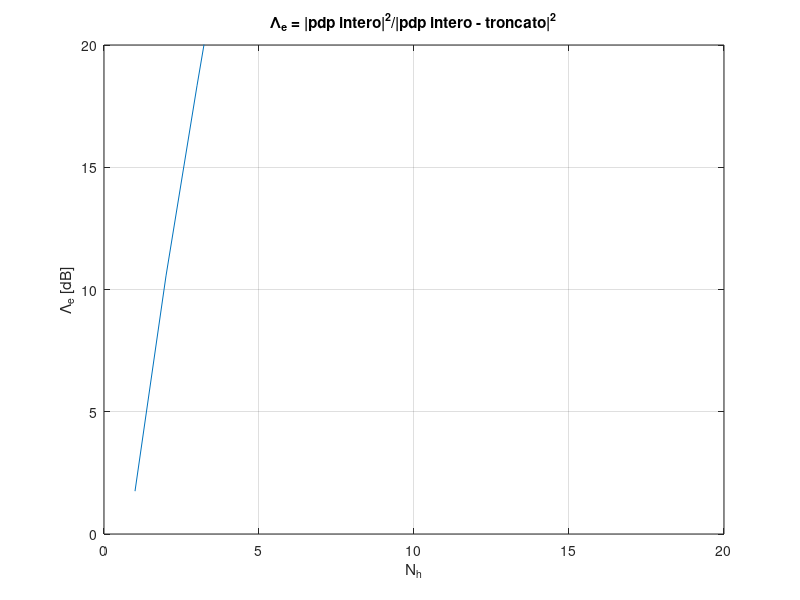
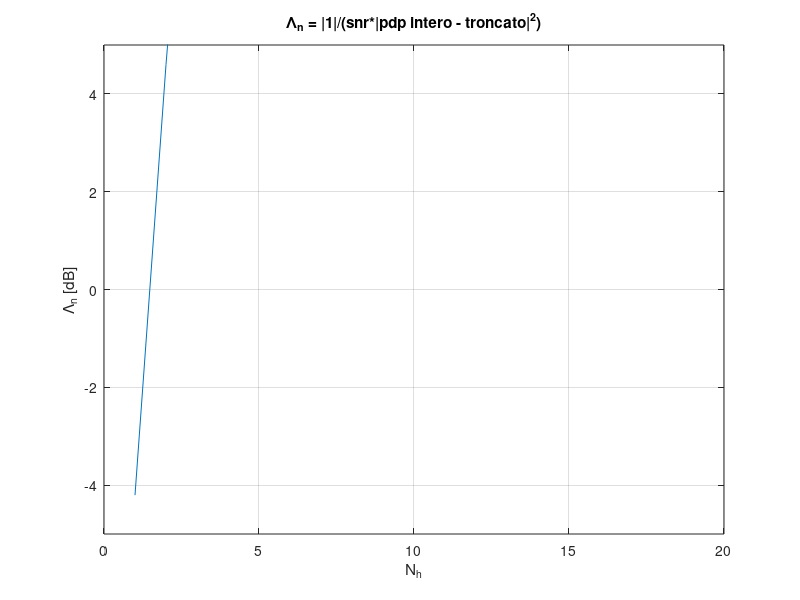
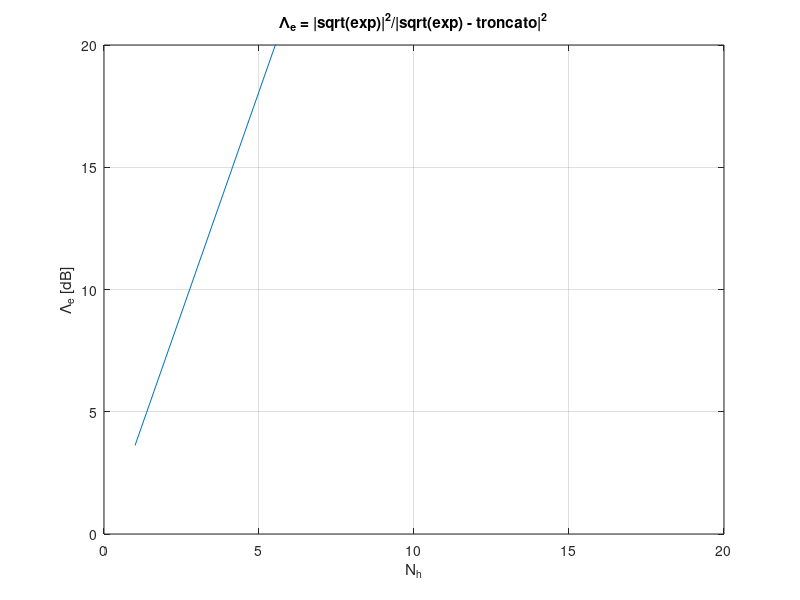
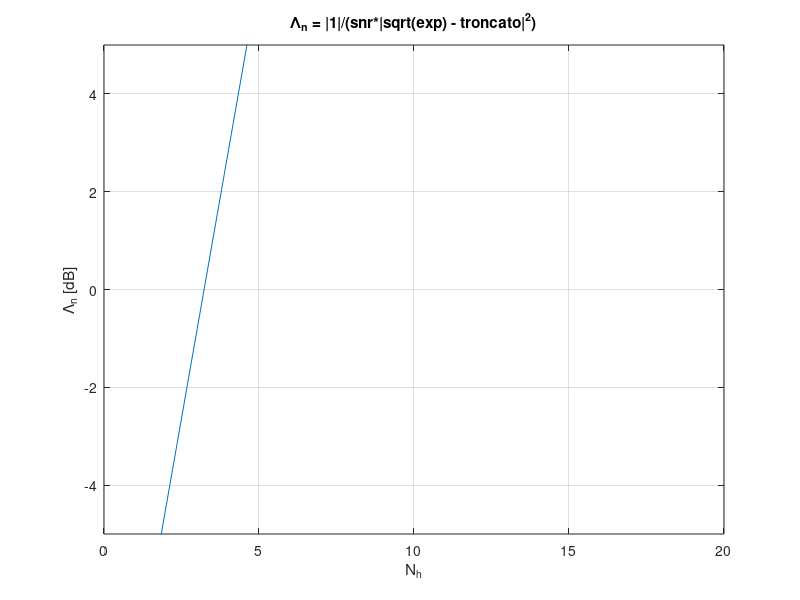

Write MATLAB code to recreate these figures, in order.
clear all;
close all;
clc;

Tc = 1; % This is the smallest time interval we want to simulate
T = 4*Tc;   % Time sampling interval of the input of the channel
tau_rms = 0.3*T;  % Tc = 1, as it is the fundamental sampling time
Kdb = 3; % 3 dB
K = 10^(Kdb/10);
C = sqrt(K/(K + 1));
M_d = 1-C^2;
snr = 10; %dB
snr_lin = 10^(snr/10);


for N_h = 1:20; % To be determined
    % note that for this choice of final_tau
    h = 1/tau_rms*exp(-(0:899)*Tc/tau_rms);
    h = h/sum(h); % complete & normalized pdp, without truncation
    hhat = zeros(1, 900);
    hhat(1:N_h) = 1/tau_rms*exp(-(0:N_h-1)*Tc/tau_rms);
    hhat = hhat/sum(hhat); % truncated & normalized pdp
    deltah = h - hhat; %NOTE: h = E(|g_i|^2)
    
    power_h(N_h) = sum(abs(h).^2);
    residual_power(N_h) = sum(abs(deltah).^2);
    
    lambda_n(N_h) = 1/(snr_lin * residual_power(N_h));
end

figure, plot(10*log10(power_h./residual_power)), grid on
title('\Lambda_e = |pdp intero|^2/|pdp intero - troncato|^2')
xlabel('N_h')
ylabel('\Lambda_e [dB]')
ylim([0, 20])

figure, plot(10*log10(lambda_n)), grid on
title('\Lambda_n = |1|/(snr*|pdp intero - troncato|^2)')
xlabel('N_h')
ylabel('\Lambda_n [dB]')
ylim([-5, 5])

%%
% What if we consider the sqrt of the exp, since it is the pdp? Note that
% these considerations come from filtering theory, where everything is
% referred to filter coefficients and not to powers

for N_h = 1:20; % To be determined
    % note that for this choice of final_tau
    h = sqrt(1/tau_rms*exp(-(0:899)*Tc/tau_rms));
    hhat = zeros(1, 900);
    hhat(1:N_h) = sqrt(1/tau_rms*exp(-(0:N_h-1)*Tc/tau_rms));
    deltah = h - hhat; %NOTE: h = E(|g_i|^2)
    
    power_h(N_h) = sum(abs(h).^2);
    residual_power(N_h) = sum(abs(deltah).^2);
    
    lambda_n(N_h) = 1/(snr_lin * residual_power(N_h));
end

figure, plot(10*log10(power_h./residual_power)), grid on
title('\Lambda_e = |sqrt(exp)|^2/|sqrt(exp) - troncato|^2')
xlabel('N_h')
ylabel('\Lambda_e [dB]')
ylim([0, 20])

figure, plot(10*log10(lambda_n)), grid on
title('\Lambda_n = |1|/(snr*|sqrt(exp) - troncato|^2)')
xlabel('N_h')
ylabel('\Lambda_n [dB]')
ylim([-5, 5])

%% Third version
% Each time the exp is truncated it bring a different normalization, thus a
% different error

for N_h = 1:20
    tau = 0:Tc:N_h-1;
    tau_long = 0:Tc:899; % for bigger values MATLAB put the thing to 0
    pdp_gauss = zeros(1, 900);
    pdp_gauss(1:N_h) = 1/tau_rms * exp(-tau/tau_rms);
    pdp_complete = 1/tau_rms * exp(-tau_long/tau_rms);
    
    C = sqrt(K/(K+1));
    % normalize pdp: it must be sum(E[|gtilde_i|^2]) = 1 - C^2
    pdp_gauss = pdp_gauss.*(1-C^2)/sum(pdp_gauss);
    pdp_complete = pdp_complete.*(1-C^2)/sum(pdp_complete);
    
    % compare... what?
    deltapdp = pdp_complete - pdp_gauss;
    residual_power = sum(abs(deltapdp)); % CHECK THIS, no ^2 because already a power??
    lambdapdp_n(N_h) = 1/(snr_lin * residual_power);
end

figure, plot(10*log10(lambdapdp_n)), grid on
title('\Lambda_n = |1|/(snr*|diff pdp|^2)')
xlabel('N_h')
ylabel('\Lambda_n [dB]')
ylim([-5, 5])
